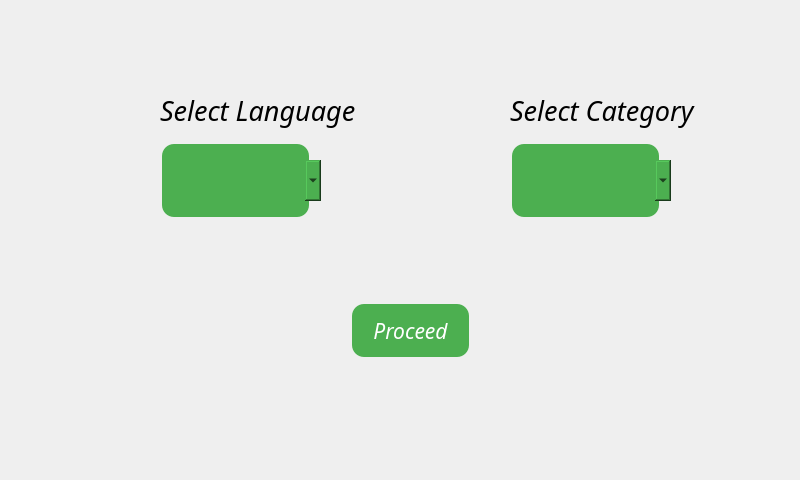
<?xml version="1.0" encoding="UTF-8"?>
<ui version="4.0">
 <class>MainWindow</class>
 <widget class="QMainWindow" name="MainWindow">
  <property name="geometry">
   <rect>
    <x>0</x>
    <y>0</y>
    <width>800</width>
    <height>480</height>
   </rect>
  </property>
  <property name="windowTitle">
   <string>MainWindow</string>
  </property>
  <property name="styleSheet">
   <string notr="true"/>
  </property>
  <widget class="QWidget" name="centralwidget">
   <widget class="QComboBox" name="LangCB">
    <property name="geometry">
     <rect>
      <x>180</x>
      <y>160</y>
      <width>141</width>
      <height>41</height>
     </rect>
    </property>
    <property name="font">
     <font>
      <family>Monotype Corsiva</family>
      <pointsize>16</pointsize>
      <italic>true</italic>
     </font>
    </property>
    <property name="styleSheet">
     <string notr="true">background-color: #4CAF50; /* Green */
 text-align: center;
  border: 3px;</string>
    </property>
   </widget>
   <widget class="QPushButton" name="pushButton">
    <property name="geometry">
     <rect>
      <x>160</x>
      <y>140</y>
      <width>151</width>
      <height>81</height>
     </rect>
    </property>
    <property name="styleSheet">
     <string notr="true">border-radius: 12px;
background-color: #4CAF50; /* Green */
 border: none;
 color: white;
 text-align: center;
 text-decoration: none;
 margin: 4px 2px;</string>
    </property>
    <property name="text">
     <string>PushButton</string>
    </property>
   </widget>
   <widget class="QComboBox" name="CatCB">
    <property name="geometry">
     <rect>
      <x>530</x>
      <y>160</y>
      <width>141</width>
      <height>41</height>
     </rect>
    </property>
    <property name="font">
     <font>
      <family>Monotype Corsiva</family>
      <pointsize>16</pointsize>
      <italic>true</italic>
     </font>
    </property>
    <property name="styleSheet">
     <string notr="true">background-color: #4CAF50; /* Green */
 text-align: center;
  border: 3px;</string>
    </property>
   </widget>
   <widget class="QPushButton" name="pushButton_2">
    <property name="geometry">
     <rect>
      <x>510</x>
      <y>140</y>
      <width>151</width>
      <height>81</height>
     </rect>
    </property>
    <property name="styleSheet">
     <string notr="true">border-radius: 12px;
background-color: #4CAF50; /* Green */
 border: none;
 color: white;
 text-align: center;
 text-decoration: none;
 margin: 4px 2px;</string>
    </property>
    <property name="text">
     <string>PushButton</string>
    </property>
   </widget>
   <widget class="QLabel" name="label">
    <property name="geometry">
     <rect>
      <x>160</x>
      <y>90</y>
      <width>231</width>
      <height>41</height>
     </rect>
    </property>
    <property name="font">
     <font>
      <family>Monotype Corsiva</family>
      <pointsize>20</pointsize>
      <italic>true</italic>
     </font>
    </property>
    <property name="text">
     <string>Select Language </string>
    </property>
   </widget>
   <widget class="QLabel" name="label_2">
    <property name="geometry">
     <rect>
      <x>510</x>
      <y>90</y>
      <width>231</width>
      <height>41</height>
     </rect>
    </property>
    <property name="font">
     <font>
      <family>Monotype Corsiva</family>
      <pointsize>20</pointsize>
      <italic>true</italic>
     </font>
    </property>
    <property name="text">
     <string>Select Category </string>
    </property>
   </widget>
   <widget class="QPushButton" name="proceedButton">
    <property name="geometry">
     <rect>
      <x>350</x>
      <y>300</y>
      <width>121</width>
      <height>61</height>
     </rect>
    </property>
    <property name="font">
     <font>
      <family>Monotype Corsiva</family>
      <pointsize>16</pointsize>
      <italic>true</italic>
      <underline>false</underline>
      <strikeout>false</strikeout>
     </font>
    </property>
    <property name="styleSheet">
     <string notr="true">border-radius: 12px;
background-color: #4CAF50; /* Green */
 border: none;
 color: white;
 text-align: center;
 text-decoration: none;
 margin: 4px 2px;</string>
    </property>
    <property name="text">
     <string>Proceed</string>
    </property>
   </widget>
   <zorder>pushButton_2</zorder>
   <zorder>pushButton</zorder>
   <zorder>LangCB</zorder>
   <zorder>CatCB</zorder>
   <zorder>label</zorder>
   <zorder>label_2</zorder>
   <zorder>proceedButton</zorder>
  </widget>
 </widget>
 <resources/>
 <connections/>
</ui>
